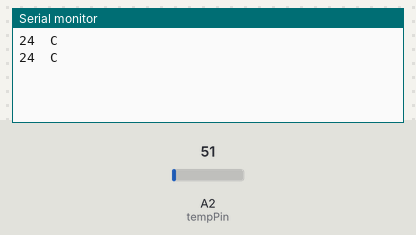
The sketch below on a simulated Arduino Uno, built with avr-gcc and run on an emulated ATmega328P. Parts: the last lines printed to the serial monitor. The inputs (shaded band) are chosen by the test bench; at power-on: A2 (tempPin) = 51.

Above: at 1.8 s.
1.9 s: A2 (tempPin) set to 61
At 2.8 s:
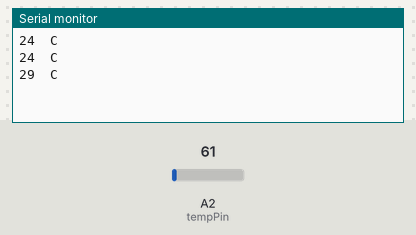
3.4 s: A2 (tempPin) set to 71
At 4.8 s:
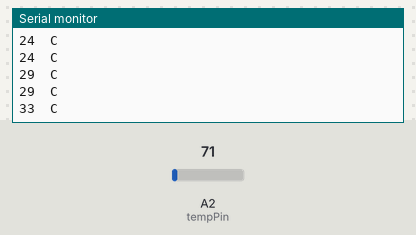
Timing chart, 0 to 6.4 s (numbered marks = the images above; inputs shaded):
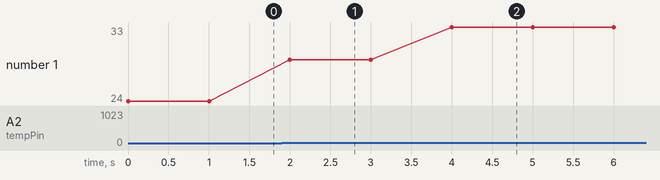

The sketch:

temp.ino
```cpp
/* Sensor de temperatura Directo
 * ------------------
 * Laboratorio IoT para Arquitectura de Software 2016-20
 * Universidad de los Andes
 *
 * el ejemplo lee una entrada analoga del sensor de temperatura y
 * la transmite por el puerto serial como un string cada segundo.
 *
 * creado el 18 de julio de 2016
 */
 #include <string.h>
 // Selecciona el pin de entrada analoga a leer.
 int tempPin = 2;
 // variable para guardar el valor del sensor de temperatura.
 int tempC = 0;
 // variable para la unidad de temperatura C-Celsius, K- Kelvin, F-Fahrenheit.
 char tempUnit = 'C';
 // arreglo de chars para envio final del dato del sensor.
 String tempArray[2] = {"", ""};
 // variable temporal de conteo
 int i = 0;
 // preparacion del proceso
 void setup() {
   // Abre puerto serial y lo configura a 9600 bps
     Serial.begin(9600);
     // se fija la unidad de trabajo del sensor de temperatura.
     tempArray[1] = String(tempUnit);
 }
 // ejecuta el procesamiento del sensor
 void loop() {
   // lee el valor del sensor de temperatura en Volts
   tempC = analogRead(tempPin);
   // Convierte el valor a temperatura a grados centigrados y de analogo a digital
   // DEPENDE DEL SENSOR, REVISAR DATASHEET
   tempC = (4.9 * tempC * 100.0)/1024.0;
   // se transforma el dato int de temperatura a un char
   tempArray[0] = String(tempC);
   // Envia los datos uno por uno del arreglo del sensor por puerto serial
   for (i=0; i<2; i++){
     // imprime el elemento del arreglo por el puerto serial
     Serial.print(tempArray[i]);
     // espacio para diferenciar elementos en el arreglo
     if (i < 1){
       Serial.print("\t");
     }
   }
   // final de la trama de datos
   Serial.println("");
   // espera 1 segundo para repetir el procedimiento
   delay(1000);
   // Serial.println(tempArray[0]);
 }
```

Measured:
- after the input at 1.9 s, the serial monitor: prints a new line after 0.10 s (image 1)
- after the input at 3.4 s, the serial monitor: prints a new line after 0.60 s (image 2)
- plotted number 1: 24 → 29 after the input at 1.9 s, 29 → 33 after the input at 3.4 s
